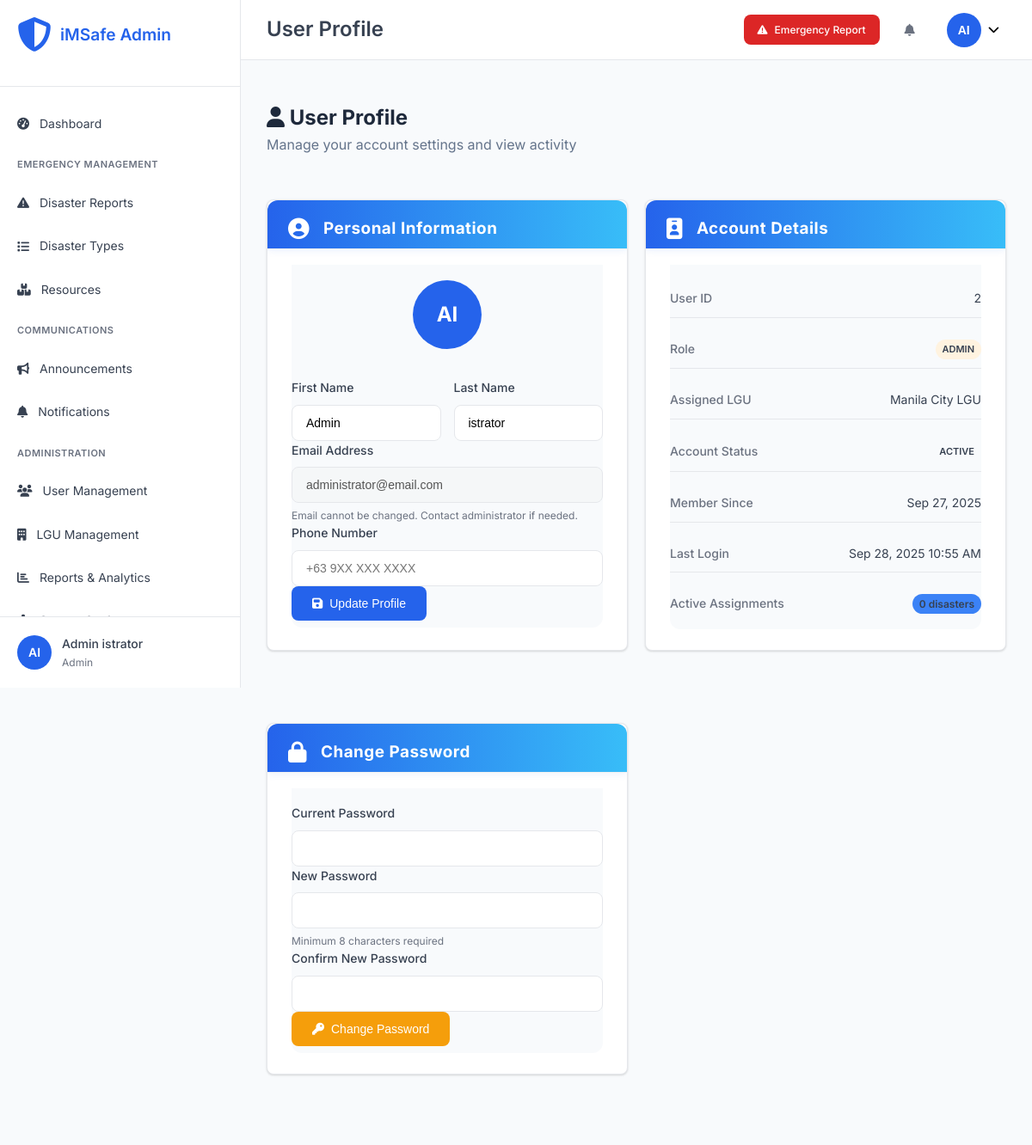
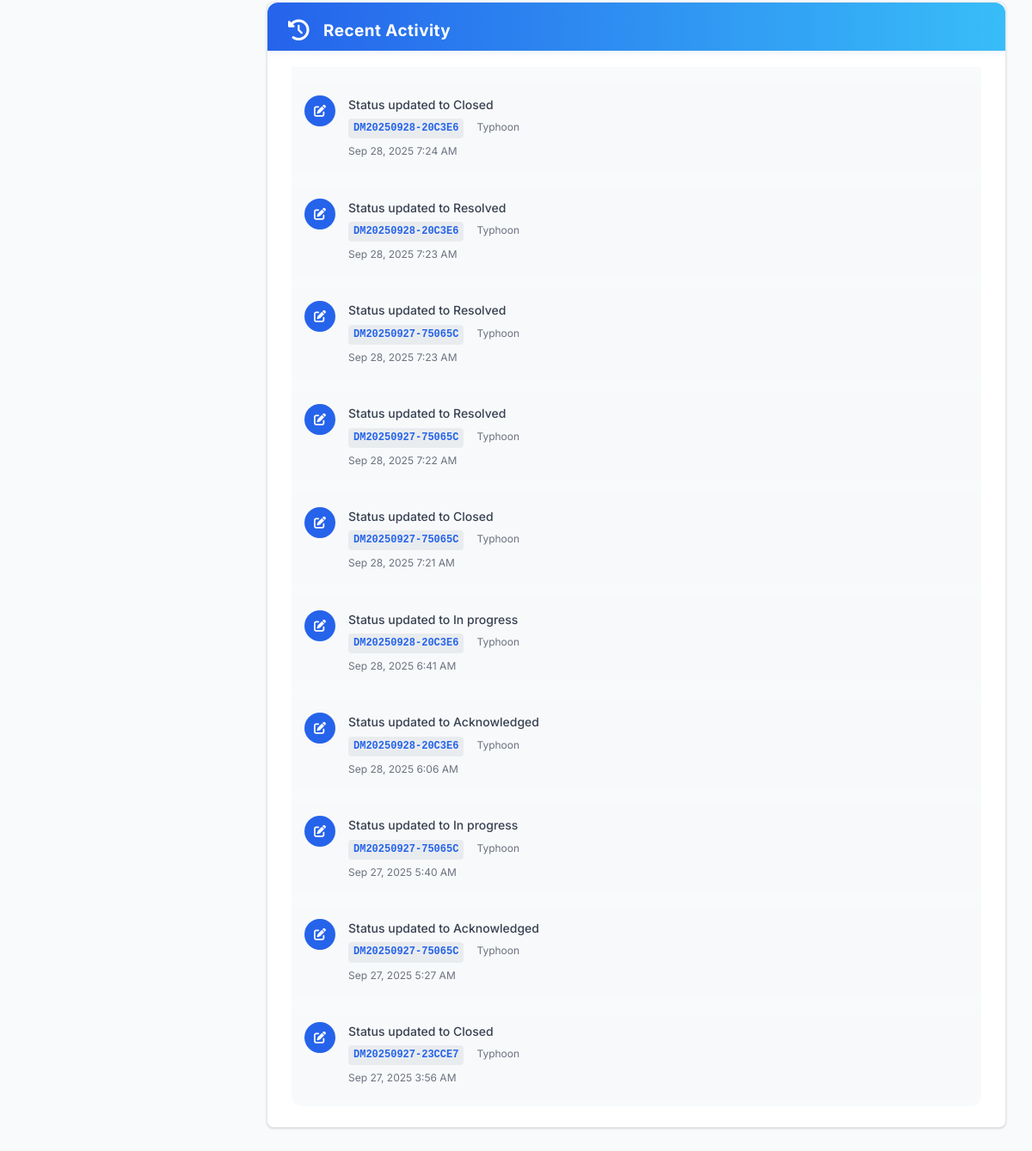
The page /admin/profile.php (signed in) on the database as committed earlier (2 pictures, top to bottom).
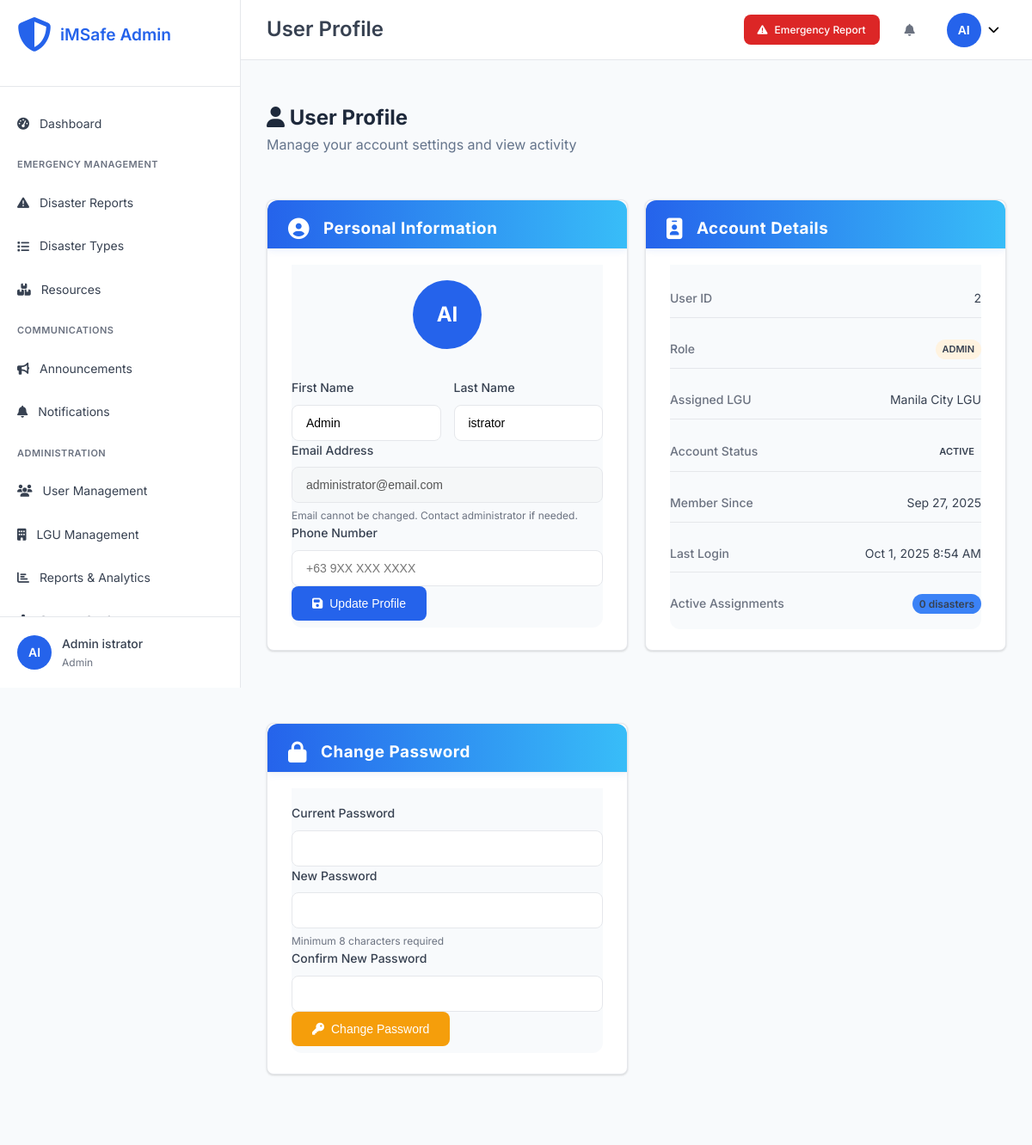
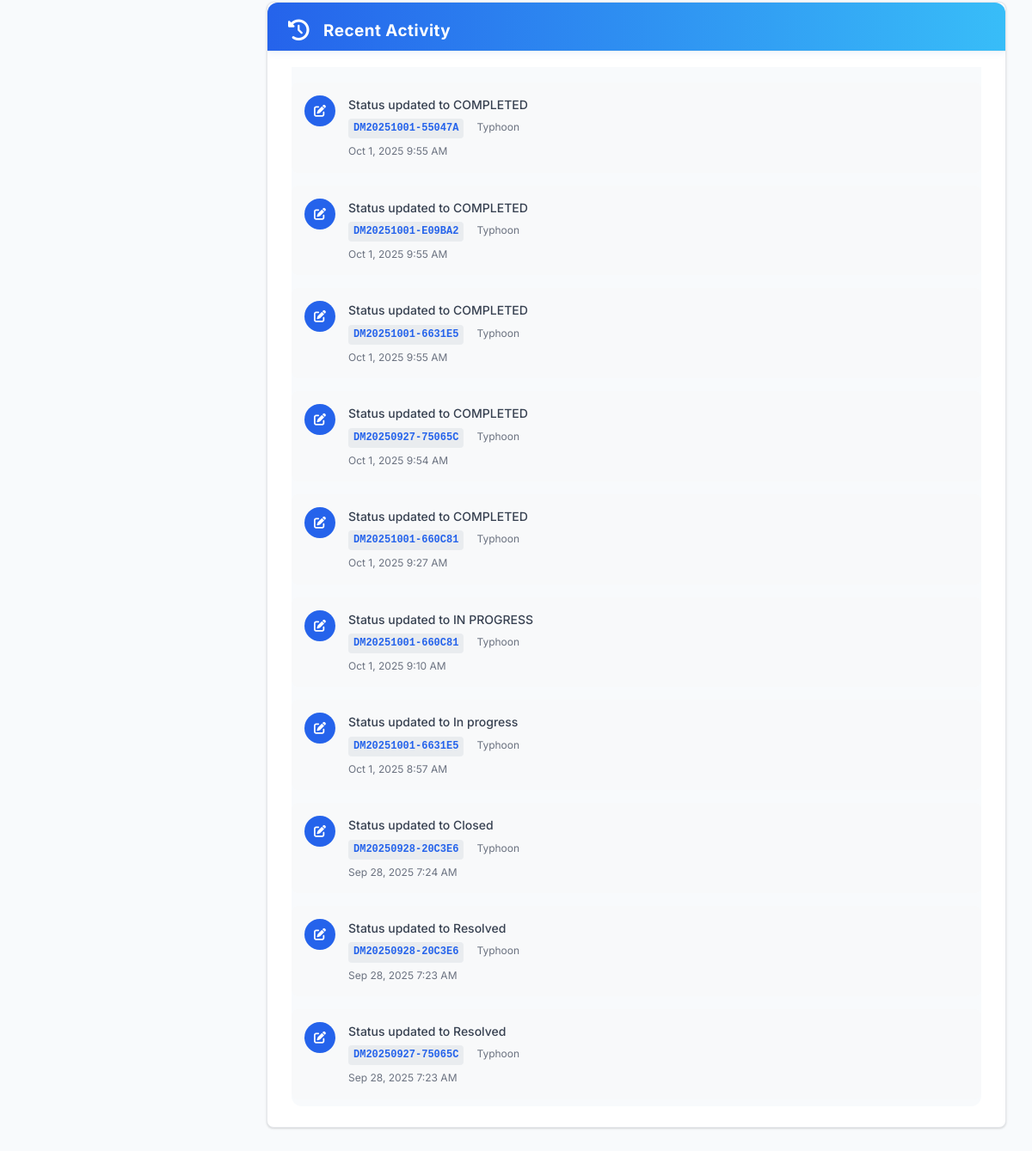
The same page on the database as committed later (2 pictures, top to bottom).
### tables this page shows
CREATE TABLE `users` (
  `user_id` int(11) NOT NULL,
  `username` varchar(50) NOT NULL,
  `email` varchar(100) NOT NULL,
  `password_hash` varchar(255) NOT NULL,
  `first_name` varchar(50) NOT NULL,
  `last_name` varchar(50) NOT NULL,
  `role` enum('admin','lgu_admin','lgu_staff','responder') NOT NULL DEFAULT 'lgu_staff',
  `lgu_assigned` varchar(100) DEFAULT NULL,
  `lgu_id` int(11) DEFAULT NULL,
  `phone` varchar(20) DEFAULT NULL,
  `is_active` tinyint(1) DEFAULT 1,
  `email_verified` tinyint(1) DEFAULT 0,
  `created_at` timestamp NOT NULL DEFAULT current_timestamp(),
  `updated_at` timestamp NOT NULL DEFAULT current_timestamp() ON UPDATE current_timestamp(),
  `last_login` timestamp NULL DEFAULT NULL
);

CREATE TABLE `disaster_updates` (
  `update_id` int(11) NOT NULL,
  `disaster_id` int(11) NOT NULL,
  `user_id` int(11) DEFAULT NULL,
  `update_type` enum('status_change','progress','escalation','resolution','general') DEFAULT 'general',
  `title` varchar(200) DEFAULT NULL,
  `description` text DEFAULT NULL,
  `status_from` enum('pending','assigned','acknowledged','in_progress','resolved','closed','escalated') DEFAULT NULL,
  `status_to` enum('pending','assigned','acknowledged','in_progress','resolved','closed','escalated') DEFAULT NULL,
  `is_public` tinyint(1) DEFAULT 0,
  `attachments` longtext DEFAULT NULL CHECK (json_valid(`attachments`)),
  `created_at` timestamp NOT NULL DEFAULT current_timestamp()
);

CREATE TABLE `disasters` (
  `disaster_id` int(11) NOT NULL,
  `tracking_id` varchar(20) NOT NULL,
  `disaster_name` varchar(200) NOT NULL,
  `type_id` int(11) NOT NULL,
  `severity_level` varchar(20) NOT NULL,
  `severity_display` varchar(100) DEFAULT NULL,
  `severity_score` decimal(3,2) DEFAULT 1.00,
  `address` text NOT NULL,
  `purok` varchar(100) DEFAULT NULL,
  `house_no` varchar(50) DEFAULT NULL,
  `city` varchar(100) DEFAULT NULL,
  `province` varchar(100) DEFAULT 'Philippines',
  `state` varchar(100) DEFAULT 'Philippines',
  `latitude` decimal(10,8) DEFAULT NULL,
  `longitude` decimal(11,8) DEFAULT NULL,
  `landmark` varchar(200) DEFAULT NULL,
  `reporter_name` varchar(100) DEFAULT NULL,
  `reporter_phone` varchar(20) NOT NULL,
  `alternate_contact` varchar(20) DEFAULT NULL,
  `description` text NOT NULL,
  `immediate_needs` longtext DEFAULT NULL CHECK (json_valid(`immediate_needs`)),
  `current_situation` text DEFAULT NULL,
  `image_path` varchar(255) DEFAULT NULL,
  `status` enum('ON GOING','IN PROGRESS','COMPLETED') NOT NULL DEFAULT 'ON GOING',
  `assigned_lgu_id` int(11) DEFAULT NULL,
  `assigned_user_id` int(11) DEFAULT NULL,
  `priority` enum('low','medium','high','critical') DEFAULT 'medium',
  `reported_at` timestamp NOT NULL DEFAULT current_timestamp(),
  `acknowledged_at` timestamp NULL DEFAULT NULL,
  `resolved_at` timestamp NULL DEFAULT NULL,
  `escalation_deadline` timestamp NULL DEFAULT NULL,
  `is_verified` tinyint(1) DEFAULT 0,
  `source` enum('web_form','mobile_app','hotline','social_media','official') DEFAULT 'web_form',
  `created_at` timestamp NOT NULL DEFAULT current_timestamp(),
  `updated_at` timestamp NOT NULL DEFAULT current_timestamp() ON UPDATE current_timestamp()
);

CREATE TABLE `disaster_types` (
  `type_id` int(11) NOT NULL,
  `type_name` varchar(100) NOT NULL,
  `description` text DEFAULT NULL,
  `category` enum('natural','man-made','technological','biological') DEFAULT 'natural',
  `severity_weight` decimal(3,2) DEFAULT 1.00,
  `is_active` tinyint(1) DEFAULT 1,
  `created_at` timestamp NOT NULL DEFAULT current_timestamp(),
  `updated_at` timestamp NOT NULL DEFAULT current_timestamp() ON UPDATE current_timestamp()
);

CREATE TABLE `lgus` (
  `lgu_id` int(11) NOT NULL,
  `lgu_name` varchar(100) NOT NULL,
  `lgu_type` enum('city','municipality','province','barangay') NOT NULL,
  `region` varchar(50) DEFAULT NULL,
  `province` varchar(50) DEFAULT NULL,
  `city_municipality` varchar(50) DEFAULT NULL,
  `barangay` varchar(50) DEFAULT NULL,
  `contact_person` varchar(100) DEFAULT NULL,
  `contact_phone` varchar(20) DEFAULT NULL,
  `contact_email` varchar(100) DEFAULT NULL,
  `office_address` text DEFAULT NULL,
  `response_time_hours` int(11) DEFAULT 24,
  `is_active` tinyint(1) DEFAULT 1,
  `created_at` timestamp NOT NULL DEFAULT current_timestamp(),
  `updated_at` timestamp NOT NULL DEFAULT current_timestamp() ON UPDATE current_timestamp()
);

### admin/profile.php (the view, shortened to what the changed rows need)
<?php
require_once '../config/database.php';
try {
    $stmt = $pdo->prepare("
        SELECT u.*, l.lgu_name,
               COUNT(d.disaster_id) as assigned_disasters
        FROM users u
        LEFT JOIN lgus l ON u.lgu_id = l.lgu_id
        LEFT JOIN disasters d ON u.user_id = d.assigned_user_id AND d.status NOT IN ('resolved', 'closed')
        WHERE u.user_id = ?
        GROUP BY u.user_id
    ");
    $stmt->execute([$_SESSION['user_id']]);
    $user = $stmt->fetch();
    $activity_stmt = $pdo->prepare("
        SELECT du.*, d.tracking_id, dt.type_name
        FROM disaster_updates du
        JOIN disasters d ON du.disaster_id = d.disaster_id
        JOIN disaster_types dt ON d.type_id = dt.type_id
        WHERE du.user_id = ?
        ORDER BY du.created_at DESC
        LIMIT 10
    ");
    $activity_stmt->execute([$_SESSION['user_id']]);
    $recent_activity = $activity_stmt->fetchAll();
} catch (Exception $e) {
    error_log("Profile fetch error: " . $e->getMessage());
    header('Location: dashboard.php');
    exit;
}
include 'includes/header.php';
?>
<div class="page-header">
    <div class="page-title">
        <h2><i class="fas fa-user"></i> User Profile</h2>
    </div>
</div>
<div class="profile-grid">
    <div class="dashboard-card">
        <div class="card-content">
            <form method="POST" class="profile-form">
                <div class="form-row">
                    <div class="form-group">
                        <label for="first_name">First Name</label>
                        <input type="text" name="first_name" id="first_name"
                               value="<?php echo htmlspecialchars($user['first_name']); ?>" required>
                    </div>
                    <div class="form-group">
                        <label for="last_name">Last Name</label>
                        <input type="text" name="last_name" id="last_name"
                               value="<?php echo htmlspecialchars($user['last_name']); ?>" required>
                    </div>
                </div>
                <div class="form-group">
                    <label for="email">Email Address</label>
                    <input type="email" name="email" id="email"
                           value="<?php echo htmlspecialchars($user['email']); ?>" disabled>
                    <small class="form-help">Email cannot be changed. Contact administrator if needed.</small>
                </div>
            </form>
        </div>
    </div>
    <div class="dashboard-card">
        <div class="card-content">
            <div class="detail-list">
                <div class="detail-item">
                    <label>User ID</label>
                    <span><?php echo $user['user_id']; ?></span>
                </div>
                <div class="detail-item">
                    <label>Role</label>
                    <span class="role-badge role-<?php echo $user['role']; ?>">
                        <?php echo ucfirst(str_replace('_', ' ', $user['role'])); ?>
                    </span>
                </div>
                <div class="detail-item">
                    <label>Assigned LGU</label>
                    <span><?php echo $user['lgu_name'] ?: 'Not assigned'; ?></span>
                </div>
                <div class="detail-item">
                    <label>Member Since</label>
                    <span><?php echo date('M j, Y', strtotime($user['created_at'])); ?></span>
                </div>
                <div class="detail-item">
                    <label>Last Login</label>
                    <span>
                        <?php if ($user['last_login']): ?>
                            <?php echo date('M j, Y g:i A', strtotime($user['last_login'])); ?>
                        <?php else: ?>
                            Never
                        <?php endif; ?>
                    </span>
                </div>
            </div>
        </div>
    </div>
    <div class="dashboard-card activity-card">
        <div class="card-content">
            <?php if (empty($recent_activity)): ?>
                <div class="empty-state">
                    <i class="fas fa-history"></i>
                    <p>No recent activity</p>
                </div>
            <?php else: ?>
                <div class="activity-list">
                    <?php foreach ($recent_activity as $activity): ?>
                        <div class="activity-item">
                            <div class="activity-icon">
                                <i class="fas fa-<?php echo getActivityIcon($activity['update_type']); ?>"></i>
                            </div>
                            <div class="activity-content">
                                <div class="activity-title"><?php echo htmlspecialchars($activity['title']); ?></div>
                                <div class="activity-details">
                                    <span class="tracking-id"><?php echo htmlspecialchars($activity['tracking_id']); ?></span>
                                    <span class="disaster-type"><?php echo htmlspecialchars($activity['type_name']); ?></span>
                                </div>
                                <div class="activity-time"><?php echo date('M j, Y g:i A', strtotime($activity['created_at'])); ?></div>
                            </div>
                        </div>
                    <?php endforeach; ?>
                </div>
            <?php endif; ?>
        </div>
    </div>
</div>
<?php
function getActivityIcon($type) {
    switch ($type) {
        case 'status_change': return 'edit';
    }
}
?>
<?php include 'includes/footer.php'; ?>

Rows that differ between the two databases and show on the page:
no longer on this page (row unchanged): disaster_updates: title "Status updated to Resolved", disaster.tracking_id "DM20250927-75065C", disaster_types.type_name "Typhoon", created_at "Sep 28, 2025 7:22 AM"
no longer on this page (row unchanged): disaster_updates: title "Status updated to Closed", disaster.tracking_id "DM20250927-75065C", disaster_types.type_name "Typhoon", created_at "Sep 28, 2025 7:21 AM"
no longer on this page (row unchanged): disaster_updates: title "Status updated to In progress", disaster.tracking_id "DM20250928-20C3E6", disaster_types.type_name "Typhoon", created_at "Sep 28, 2025 6:41 AM"
no longer on this page (row unchanged): disaster_updates: title "Status updated to Acknowledged", disaster.tracking_id "DM20250928-20C3E6", disaster_types.type_name "Typhoon", created_at "Sep 28, 2025 6:06 AM"
no longer on this page (row unchanged): disaster_updates: title "Status updated to In progress", disaster.tracking_id "DM20250927-75065C", disaster_types.type_name "Typhoon", created_at "Sep 27, 2025 5:40 AM"
no longer on this page (row unchanged): disaster_updates: title "Status updated to Acknowledged", disaster.tracking_id "DM20250927-75065C", disaster_types.type_name "Typhoon", created_at "Sep 27, 2025 5:27 AM"
no longer on this page (row unchanged): disaster_updates: title "Status updated to Closed", disaster.tracking_id "DM20250927-23CCE7", disaster_types.type_name "Typhoon", created_at "Sep 27, 2025 3:56 AM"
changed users "ADMIN": last_login "Sep 28, 2025 10:55 AM" → "Oct 1, 2025 8:54 AM"
added disaster_updates: title "Status updated to COMPLETED", disaster.tracking_id "DM20251001-55047A", disaster_types.type_name "Typhoon", created_at "Oct 1, 2025 9:55 AM"
added disaster_updates: title "Status updated to COMPLETED", disaster.tracking_id "DM20251001-E09BA2", disaster_types.type_name "Typhoon", created_at "Oct 1, 2025 9:55 AM"
added disaster_updates: title "Status updated to COMPLETED", disaster.tracking_id "DM20251001-6631E5", disaster_types.type_name "Typhoon", created_at "Oct 1, 2025 9:55 AM"
added disaster_updates: title "Status updated to COMPLETED", disaster.tracking_id "DM20250927-75065C", disaster_types.type_name "Typhoon", created_at "Oct 1, 2025 9:54 AM"
added disaster_updates: title "Status updated to COMPLETED", disaster.tracking_id "DM20251001-660C81", disaster_types.type_name "Typhoon", created_at "Oct 1, 2025 9:27 AM"
added disaster_updates: title "Status updated to IN PROGRESS", disaster.tracking_id "DM20251001-660C81", disaster_types.type_name "Typhoon", created_at "Oct 1, 2025 9:10 AM"
added disaster_updates: title "Status updated to In progress", disaster.tracking_id "DM20251001-6631E5", disaster_types.type_name "Typhoon", created_at "Oct 1, 2025 8:57 AM"
